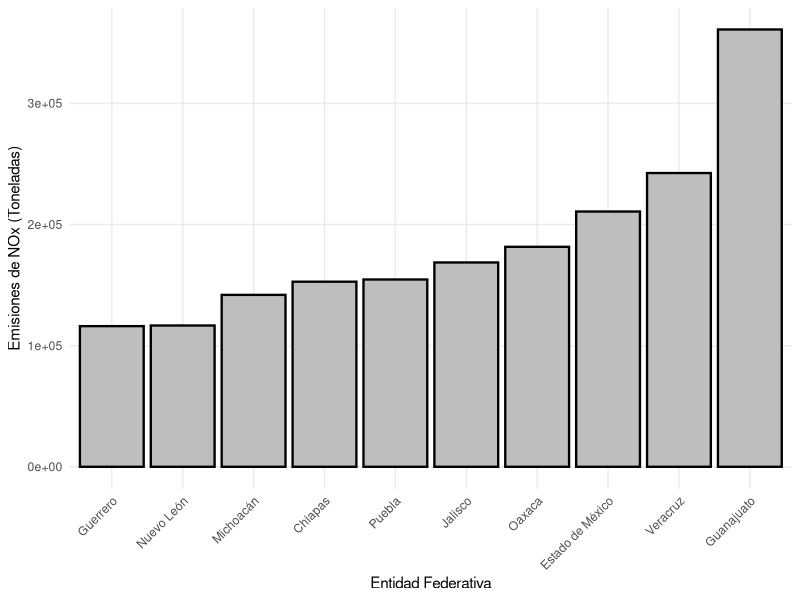

Recreate this plot in R.

library( dplyr)
library(ggplot2)

df <- read.csv("d3_aire01_49_1.csv")
df <- df[!is.na(df$NOx), ]

top10 <- df %>%
  group_by(Entidad) %>%
  summarise(NOx = sum(NOx), .groups = 'drop') %>%
  arrange(desc(NOx))%>%
  head(10)

ggplot(top10, aes(x = reorder(Entidad, NOx), y = NOx)) + geom_bar(stat = 'identity', fill = 'gray', color = 'black',linewidth = 0.8)+
  labs(x = 'Entidad Federativa', y = 'Emisiones de NOx (Toneladas)') +
  theme_minimal() +
  theme(panel.grid.minor = element_blank(), axis.text.x = element_text(angle = 45, hjust = 1))
